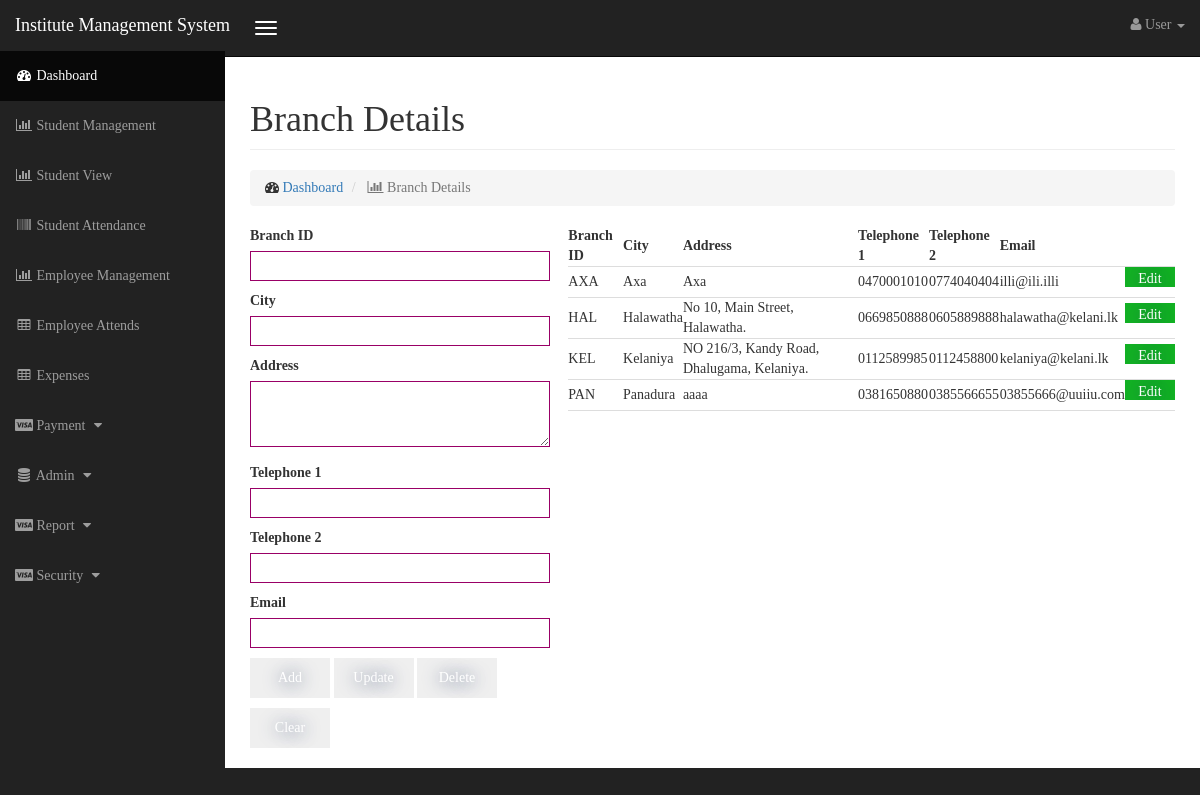
/branch.php, run on the app's committed database.
### tables this page shows
CREATE TABLE `branch_tbl` (
  `Branch_id` varchar(3) NOT NULL,
  `City` varchar(45) DEFAULT NULL,
  `Address` varchar(255) DEFAULT NULL,
  `TP1` varchar(10) DEFAULT NULL,
  `TP2` varchar(10) DEFAULT NULL,
  `Email` varchar(100) DEFAULT NULL,
  `CreateDate` datetime DEFAULT NULL,
  `CreateUser` varchar(20) DEFAULT NULL,
  `Status` int(11) DEFAULT NULL,
  PRIMARY KEY (`Branch_id`)
);

### dbconfig.php (called while the page is built, shortened)
<?php
function connection()
{
    $servername = "localhost";
    $username = "root";
    $password = "525625";
    $database = "kelanidb";
    $conn = new mysqli($servername, $username, $password,$database);
    return $conn;
}
function getData($query){
    $result = mysqli_query(connection(),$query);
    return $result;
}
?>

### branch.php (the view, shortened to what this page needs)
<!DOCTYPE html>
<html lang="en">
<head>
<link href="./css/bootstrap.min.css" rel="stylesheet">
<link href="./css/sb-admin.css" rel="stylesheet">
<link href="./css/plugins/morris.css" rel="stylesheet">
<link href="./font-awesome/css/font-awesome.min.css" rel="stylesheet" type="text/css">
<link href="./css/formcss.css" rel="stylesheet" type="text/css">
</head><body>
<?php
include_once './inc/top.php';
?>
    <div id="wrapper">
        <div id="page-wrapper">
            <div class="container-fluid">
                <div class="row">
                    <div class="col-lg-12">
                        <h1 class="page-header">
                            Branch Details
                        </h1>
                        <ol class="breadcrumb">
                            <li>
                                <i class="fa fa-dashboard"></i>  <a href="index.php">Dashboard</a>
                            </li>
                            <li class="active">
                                <i class="fa fa-bar-chart-o"></i> Branch Details
                            </li>
                        </ol>
                    </div>
                </div>
                <form method="post" action="controller/branchController.php" target="_parent" data-toggle="validator" id="branch">
                <div class="row">
                    <div class="col-lg-4">
                        <label>Branch ID</label><br/>
                        <input type="text" name="txtBranchID" size="3" maxlength="3" pattern="^[A-Z]{3}$|[A-Z][A-Z][A-Z][0-9]" required/><br/>
                        <label>City</label><br/>
                        <input type="text" name="txtBranchCity" size="45" maxlength="45" required/><br/>
                        <label>Address</label><br/>
                        <textarea rows="3" cols="51" name="txtBranchAddress" maxlength="255"></textarea><br/>
                        <label>Telephone 1</label><br/>
                        <input type="text" name="txtBranchTelephone1" maxlength="10" size="10" pattern="0\d{9}" required/><br/>
                        <label>Telephone 2</label><br/>
                        <input type="text" name="txtBranchTelephone2" maxlength="10" size="10" pattern="0\d{9}"/><br/>
                        <label>Email</label><br/>
                        <input type="email" name="txtBranchEmail" size="100" pattern="^[_A-Za-z0-9-]+(\.[_A-Za-z0-9-]+)*@[A-Za-z0-9-]+(\.[A-Za-z0-9-]+)*(\.[A-Za-z]{2,})$" maxlength="100"/>
                    <div>
                        <input name="btnAdd" type="submit" value="Add"/>
                        <input name="btnUpdate" onclick="" type="submit" value="Update"/>
                        <input name="btnDelete" type="submit" value="Delete"/>
                        <input name="btnClear" type="reset" value="Clear"/>
                    </div>
                    </div>
                    <div class="col-lg-8 selecttable">
                        <?php
                        include_once 'dbconfig.php';
                        $query = "SELECT * FROM branch_tbl;";
                        $result = getData($query);
                        echo "<table width='100%'>";
                        echo "<tr>
                        <th>Branch ID</th>
                        <th>City</th>
                        <th>Address</th>
                        <th>Telephone 1</th>
                        <th>Telephone 2</th>
                        <th>Email</th>
                        <th>&nbsp;</th>
                        </tr>";
                        while($row = mysqli_fetch_array($result)){
                            echo "<tr><td>" . $row['Branch_id']. "</td><td>" . $row['City']. "</td><td>" . $row['Address']. "</td><td>" . $row['TP1'] . "</td><td>" . $row['TP2'] . "</td><td>" . $row['Email'] . "</td><td><input type='button' value='Edit'></td></tr>";
                        }
                        echo "</table>";
                        ?>
                    </div>
                </div>
				</form>
            </div>
        </div>
    </div>
</body></html>

### css/sb-admin.css (style rules this page uses)
body { margin-top: 100px; background-color: #222; font-family: Calibri; }
@media (min-width:768px) { body { margin-top: 50px; } }
#wrapper { padding-left: 0; }
#page-wrapper { width: 100%; padding: 0; background-color: #fff; }
@media (min-width:768px) { #wrapper { padding-left: 225px; } }
@media (min-width:768px) { #page-wrapper { padding: 10px; } }

### css/formcss.css (style rules this page uses)
body { overflow-y: scroll; overflow-x: hidden; }
.selecttable input[type="button"] { width:50px !important; height:20px !important ; background-color:#13b224; font:9px; padding:2px; }
input, textarea, select { margin-bottom:10px; border:1px solid #906; width:300px; font-size:14px !important; }
input, select { height:30px; width:300px; }
input[type=submit], [type=reset], [type="button"] { //background-color:#62387a; display:inline-block; cursor:pointer; color:#ffffff; font-family:Calibri; font-size:18px; height:40px !important; width:80px !important; text-decoration:none; text-shadow:0px 1px 17px #283966; border:none; }
table { font-size:14px; }
th, td { border-bottom: 1px solid #ddd; }

### data on the page
branch_tbl: Branch_id "AXA", City "Axa", Address "Axa", TP1 "0470001010", TP2 "0774040404", Email "illi@ili.illi"
branch_tbl: Branch_id "HAL", City "Halawatha", Address "No 10, Main Street, Halawatha.", TP1 "0669850888", TP2 "0605889888", Email "halawatha@kelani.lk"
branch_tbl: Branch_id "KEL", City "Kelaniya", Address "NO 216/3, Kandy Road, Dhalugama, Kelaniya.", TP1 "0112589985", TP2 "0112458800", Email "kelaniya@kelani.lk"
branch_tbl: Branch_id "PAN", City "Panadura", Address "aaaa", TP1 "0381650880", TP2 "0385566655", Email "03855666@uuiiu.com"
